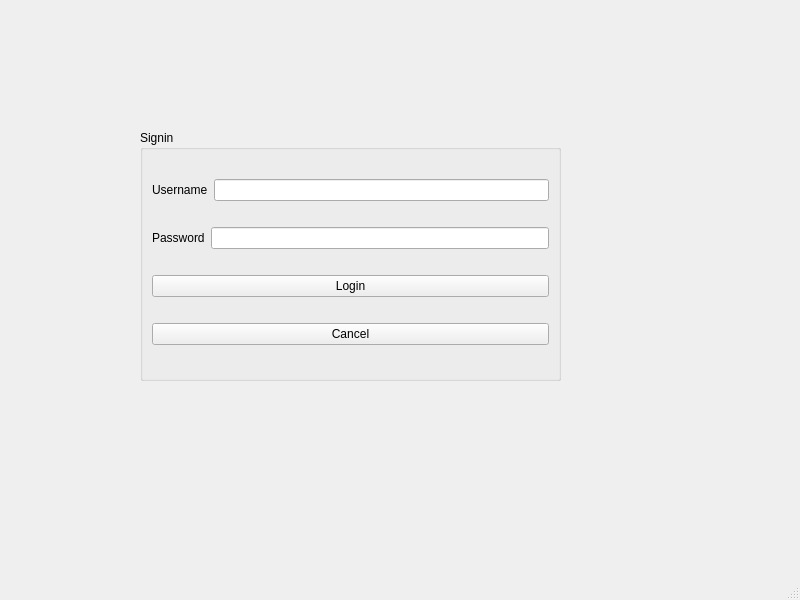
<?xml version="1.0" encoding="UTF-8"?>
<ui version="4.0">
 <class>MainWindow</class>
 <widget class="QMainWindow" name="MainWindow">
  <property name="geometry">
   <rect>
    <x>0</x>
    <y>0</y>
    <width>800</width>
    <height>600</height>
   </rect>
  </property>
  <property name="windowTitle">
   <string>MainWindow</string>
  </property>
  <widget class="QWidget" name="centralwidget">
   <widget class="QGroupBox" name="groupBox">
    <property name="geometry">
     <rect>
      <x>140</x>
      <y>130</y>
      <width>421</width>
      <height>251</height>
     </rect>
    </property>
    <property name="title">
     <string>Signin</string>
    </property>
    <layout class="QVBoxLayout" name="verticalLayout">
     <item>
      <layout class="QHBoxLayout" name="horizontalLayout">
       <item>
        <widget class="QLabel" name="label">
         <property name="text">
          <string>Username</string>
         </property>
        </widget>
       </item>
       <item>
        <widget class="QLineEdit" name="lineEdit_username"/>
       </item>
      </layout>
     </item>
     <item>
      <layout class="QHBoxLayout" name="horizontalLayout_2">
       <item>
        <widget class="QLabel" name="label_2">
         <property name="text">
          <string>Password</string>
         </property>
        </widget>
       </item>
       <item>
        <widget class="QLineEdit" name="lineEdit_password">
         <property name="echoMode">
          <enum>QLineEdit::Password</enum>
         </property>
        </widget>
       </item>
      </layout>
     </item>
     <item>
      <widget class="QPushButton" name="login">
       <property name="text">
        <string>Login</string>
       </property>
      </widget>
     </item>
     <item>
      <widget class="QPushButton" name="cancel">
       <property name="text">
        <string>Cancel</string>
       </property>
      </widget>
     </item>
    </layout>
   </widget>
  </widget>
  <widget class="QMenuBar" name="menubar">
   <property name="geometry">
    <rect>
     <x>0</x>
     <y>0</y>
     <width>800</width>
     <height>26</height>
    </rect>
   </property>
  </widget>
  <widget class="QStatusBar" name="statusbar"/>
 </widget>
 <resources/>
 <connections/>
</ui>
